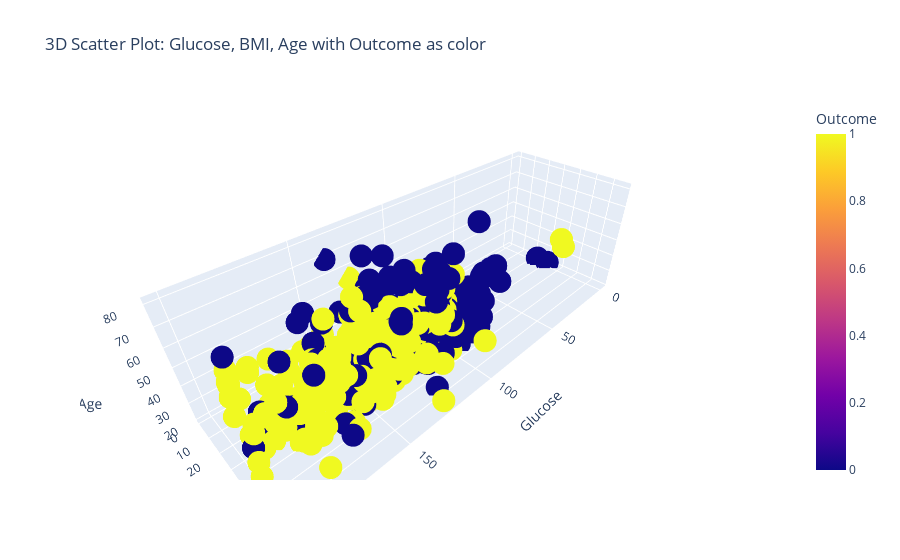

This figure's notebook cell:
### Code cell
#3dplot for 3d dimention visulize of Glucose,BMI,Outcome
px.scatter_3d(df, x="Glucose", y="BMI", z="Age", color="Outcome",
                     title="3D Scatter Plot: Glucose, BMI, Age with Outcome as color")

# color = "outcome " will give the different colors for each category in the outcome field

### Figure 1 — Plotly figure (JSON) as saved in the notebook; plotly's stock layout.template omitted (floating-point values rounded to 4 significant figures; data arrays with more than 128 entries replaced by an {"elided": "..."} marker saying what was removed)
{"data": [{"hovertemplate": "Glucose=%{x}<br>BMI=%{y}<br>Age=%{z}<br>Outcome=%{marker.color}<extra></extra>", "legendgroup": "", "marker": {"color": {"elided": "768 int values"}, "coloraxis": "coloraxis", "symbol": "circle"}, "mode": "markers", "name": "", "scene": "scene", "showlegend": false, "type": "scatter3d", "x": {"elided": "768 int values"}, "y": {"elided": "768 float values"}, "z": {"elided": "768 int values"}}], "layout": {"coloraxis": {"colorbar": {"title": {"text": "Outcome"}}, "colorscale": [[0, "#0d0887"], [0.1111, "#46039f"], [0.2222, "#7201a8"], [0.3333, "#9c179e"], [0.4444, "#bd3786"], [0.5556, "#d8576b"], [0.6667, "#ed7953"], [0.7778, "#fb9f3a"], [0.8889, "#fdca26"], [1, "#f0f921"]]}, "legend": {"tracegroupgap": 0}, "scene": {"domain": {"x": [0, 1], "y": [0, 1]}, "xaxis": {"title": {"text": "Glucose"}}, "yaxis": {"title": {"text": "BMI"}}, "zaxis": {"title": {"text": "Age"}}}, "title": {"text": "3D Scatter Plot: Glucose, BMI, Age with Outcome as color"}}}
